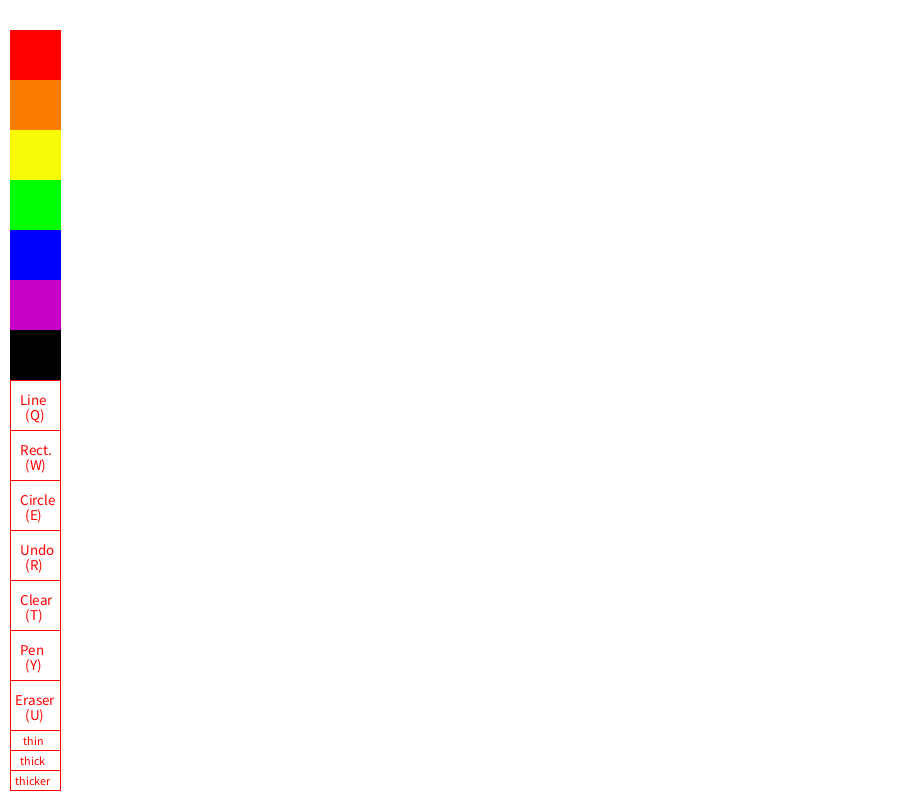
Frame 1 (no input)
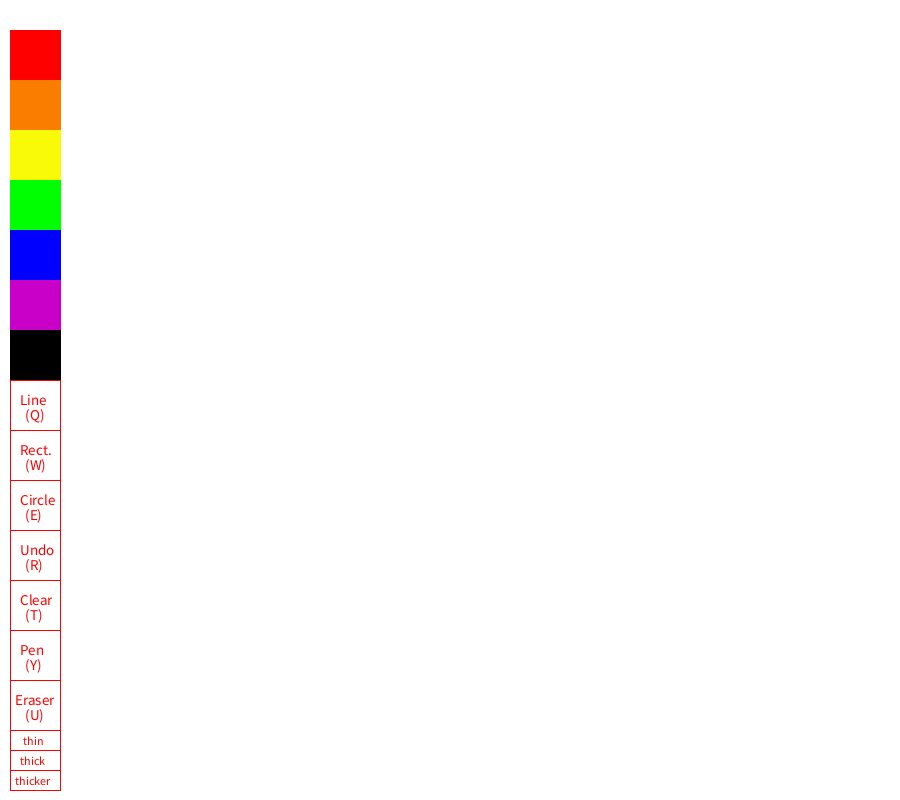
Frame 60 (the mouse pressed at the canvas centre just before this capture)
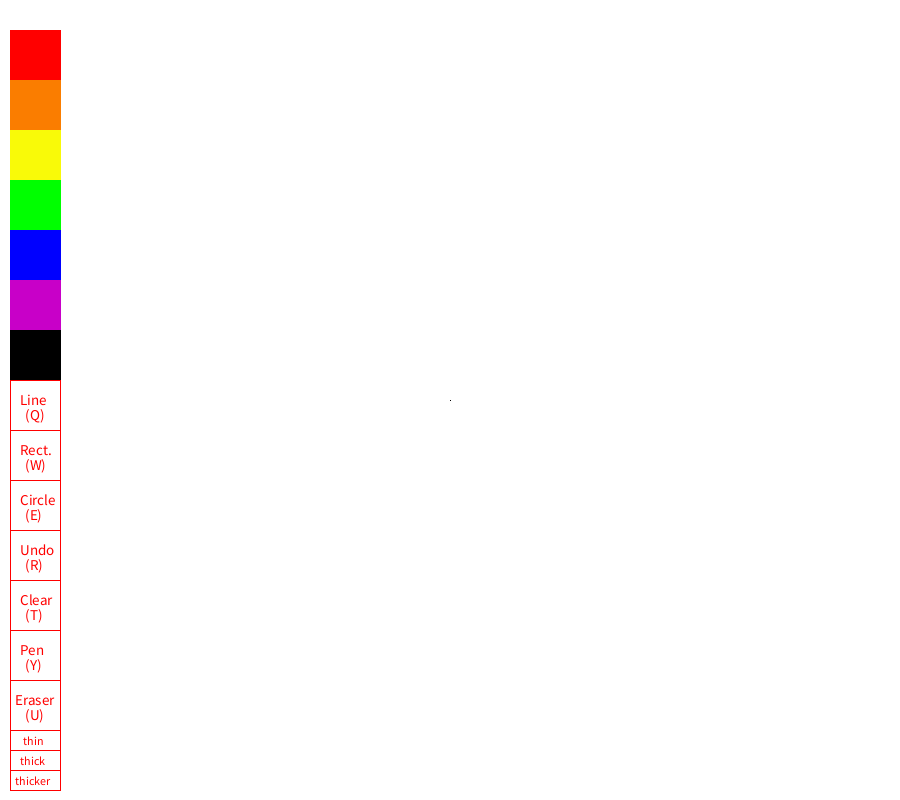
Frame 120 (the mouse held since frame 60 and released just before this capture)

The Processing sketch that drew these frames (run headless with seeded random() and noise(); from frame 60 on, the mouse is pressed at the canvas centre):

// Processing sketch: paint_program
// ── paint_program.pde

/* Nicole Profit Pd. 3 */

paint program;


void setup(){
  size(900,800);
  program = new paint();
}

void draw(){
  
  background(255);
  program.draw();
  
}
void mousePressed(){
  program.createShape();
  program.Buttons();
 
}
void mouseReleased(){
}
void mouseDragged(){
  program.update();
}
void keyPressed(){
  program.keyPressed();
}



// ── Circle.pde
class Circle implements DrawableObject{
  
  int x;
  int y;
  float radius;
  int red;
  int green; 
  int blue;
 
  
  Circle(int startx, int starty, int r, int g, int b){
    x=startx;
    y=starty;
    red = r;
    green = g;
    blue = b;
   
  }
  
  void draw(){
    fill(red, green, blue);
    ellipse(x, y, radius*2, radius*2);
  }
  void update(){
  
      radius=sqrt(pow((x-60),2)+pow((y-mouseY),2));
  }
  
}

// ── DrawableObject.pde



interface DrawableObject{
  void draw();
  void update();
}

// ── Eraser.pde
class Eraser implements DrawableObject{
  
  int x;
  int y;
  int rad;
 
  
  Eraser(int startx, int starty, int radius){
    x=startx;
    y=starty;
    rad=radius;
  }
  
  void draw(){
    stroke(255);
    fill(255);
    rect(x, y, rad,rad);
    stroke(0);
    fill(0);
    
  }
  void update(){
    x=mouseX;
    y=mouseY;
  }
  
}

// ── Line.pde
class Line implements DrawableObject{
  
  int x;
  int y;
  int endx;
  int endy;
  int red; 
  int green;
  int blue;
 
  
  Line(int startx, int starty, int r, int g, int b){
    x=startx;
    y=starty;
    endx=startx;
    endy=starty;
    red=r;
    green=g;
    blue=b;
    
  }
  
  void draw(){
    stroke(red,green,blue);
    line(x, y, endx, endy);
  }
  void update(){
  
    endx=mouseX;
    endy=mouseY;
  
  }
  
}



// ── Pen.pde
class Pen implements DrawableObject{
  
  int x;
  int y;
  int red;
  int green;
  int blue;
  int rad;
 
  
  Pen(int startx, int starty, int r, int g, int b, int radius){
    x=startx;
    y=starty;
    red=r;
    green=g;
    blue=b;
    rad=radius;
  }
  
  void draw(){
    stroke(red,green,blue);
    fill(red,green,blue);
    ellipse(x, y, rad,rad);
    
  }
  void update(){
    x=mouseX;
    y=mouseY;
  }
  
}

// ── Rectangle.pde
class Rectangle implements DrawableObject{
  int x;
  int y;
  int endx;
  int endy;
  int red;
  int green;
  int blue;
  
  Rectangle(int startx, int starty, int r, int g, int b){
    x=startx;
    y=starty;
    endx=startx;
    endy=starty;
    red=r;
    blue=b;
    green=g;
  }
  
  void draw(){
    stroke(red,green,blue);
    fill(red,green,blue);
    rect(x, y, endx-x, endy-y);
  }
  void update(){
  
    endx=mouseX;
    endy=mouseY;
  
  }
}
  

// ── paint.pde
class paint {
  ArrayList<DrawableObject> shapes;
  DrawableObject l;
  DrawableObject r;
  DrawableObject c;
  DrawableObject p;
  DrawableObject e;
  int mode;
  int clear;
  int undo;
  int colormode; 
  int x;
  int y;
  int red;
  int g;
  int b;
  int radius;

  paint() {
    shapes = new ArrayList();
    x=10;
    mode=1;
    clear=0;
    undo=0;
    y=30;
    colormode=7;
    radius=50;
  }

  void keyPressed() {
    if (keyPressed) {
      if (key == 'q' || key=='Q') {
        mode=1;
      }
    }
    if (keyPressed) {
      if (key == 'w' || key=='W') {
        mode=2;
      }
    }
    if (keyPressed) {
      if (key == 'e' || key=='E') {
        mode=3;
      }
    }
    if (keyPressed && shapes.size()>0) {
      if (key == 'r' || key=='R') {
        undo=1;
      }
    }
    if (keyPressed) {
      if (key == 't' || key=='T') {
        clear=1;
      }
    }
    if (keyPressed) {
      if (key == 'y' || key=='Y') {
        mode=4;
      }
    }
    if (keyPressed) {
      if (key == 'u' || key=='U') {
        mode=5;
      }
    }
  }


  void draw() {
    stroke(red, g, b);
    fill(red, g, b);
    for (DrawableObject l: shapes) {
      l.draw();
    }
    for (DrawableObject r: shapes) {
      r.draw();
    }
    for (DrawableObject p: shapes) {
      p.draw();
    }
    for (DrawableObject e: shapes) {
      e.draw();
    }
    for (DrawableObject c: shapes) {
      c.draw();
    }
    if (clear==1) {
      shapes.clear();
      clear=0;
    }
    if (undo==1 && shapes.size()>0) {
      shapes.remove(shapes.size()-1);
      undo=0;
    }

    for (DrawableObject e: shapes) {
      e.draw();
    }

    stroke(255, 0, 0);//red
    fill(255, 0, 0);
    rect(x, y, 50, 50);
    stroke(250, 125, 0);//orange
    fill(250, 125, 0);
    rect(x, y+50, 50, 50);
    stroke(249, 250, 8);//yellow
    fill(249, 250, 8);
    rect(x, y+100, 50, 50);
    stroke(0, 255, 0);
    fill(0, 255, 0);
    rect(x, y+150, 50, 50);//green
    stroke(0, 0, 255);
    fill(0, 0, 255);
    rect(x, y+200, 50, 50);//blue
    stroke(200, 0, 200);
    fill(200, 0, 200);
    rect(x, y+250, 50, 50);//purple
    stroke(0);
    fill(0);
    rect(x, y+300, 50, 50);
    stroke(255, 0, 0);
    fill(255);


    rect(x, y+350, 50, 50); //buttons
    rect(x, y+400, 50, 50);
    rect(x, y+450, 50, 50);
    rect(x, y+500, 50, 50);
    rect(x, y+550, 50, 50);
    rect(x, y+600, 50, 50);
    rect(x, y+650, 50, 50);
    fill(255, 0, 0);
    textSize(15);
    text("Line", 20, 385+20);
    text("(Q)", 25, 400+20);
    text("Rect.", 20, 385+50+20);
    text("(W)", 25, 400+50+20);
    text("Circle", 20, 385+100+20);
    text("(E)", 25, 400+100+20);
    text("Clear", 20, 385+200+20);
    text("(T)", 25, 400+200+20);
    text("Undo", 20, 385+150+20);
    text("(R)", 25, 400+150+20);
    text("Pen", 20, 385+250+20);
    text("(Y)", 25, 400+250+20);
    text("Eraser", 15, 385+300+20);
    text("(U)", 25, 400+300+20);
    stroke(255,0,0);
    fill(255);
    rect(x,y+700,50,20);
    rect(x,y+720,50,20);
    rect(x,y+740,50,20);
    textSize(12);
    fill(255,0,0);
    text("thin", 23, 745);
    text("thick", 20, 765);
    text("thicker", 15,785);


    if (colormode==1) {
      red=255;
      g=0;
      b=0;
    }
    if (colormode==2) {
      red=250;
      b=0;
      g=125;
    }
    if (colormode==3) {
      red=249;
      g=250;
      b=8;
    }
    if (colormode==4) {
      red=0;
      b=0;
      g=255;
    }
    if (colormode==5) {
      red=0;
      b=255;
      g=0;
    }
    if (colormode==6) {
      red=200;
      b=200;
      g=0;
    }
    if (colormode==7) {
      red=0;
      b=0;
      g=0;
    }
  }


  void createShape() {

    if (mode==1 && mouseX>60) {
      shapes.add(new Line(mouseX, mouseY, red, g, b));
    }
    if (mode==2 && mouseX>60 ) {
      shapes.add(new Rectangle(mouseX, mouseY, red, g, b));
    }
    if (mode==3 && mouseX>60) {
      shapes.add(new Circle(mouseX, mouseY, red, g, b));
    }
  }

  void Buttons() {
    if ((x<=mouseX && mouseX<=60) && (y+20-20<=mouseY && mouseY<y+70-20)) {
      colormode = 1;
    }
    if ((x<=mouseX && mouseX<=60) && (y+70-20<=mouseY && mouseY<y+120-20)) {
      colormode =2;
    } 
    if ((x<=mouseX && mouseX<=60) && (y+120-20<=mouseY && mouseY<y+170-20)) {
      colormode=3;
    } 
    if ((x<=mouseX && mouseX<=60) && (y+170-20<=mouseY && mouseY<y+220-20)) {
      colormode=4;
    } 
    if ((x<=mouseX && mouseX<=60) && (y+220-20<=mouseY && mouseY<y+270-20)) {
      colormode=5;
    }
    if ((x<=mouseX && mouseX<=60) && (y+270-20<=mouseY && mouseY<y+320-20)) {
      colormode=6;
    }
    if ((x<=mouseX && mouseX<=60) && (y+320-20<=mouseY && mouseY<y+370-20)) {
      colormode=7;
    }



    if ((x<=mouseX && mouseX<=60) && (y+370-20<=mouseY && mouseY<y+420-20)) {
      mode=1;
    }
    if ((x<=mouseX && mouseX<=60) && (y+420-20<=mouseY && mouseY<y+470-20)) {
      mode=2;
    }
    if ((x<=mouseX && mouseX<=60) && (y+470-20<=mouseY && mouseY<y+520-20)) {
      mode=3;
    }
    if ((x<=mouseX && mouseX<=60) && (y+520-20<=mouseY && mouseY<y+570-20) && shapes.size()>0) {
      undo=1;
    }
    if ((x<=mouseX && mouseX<=60) && (y+570-20<=mouseY && mouseY<y+620-20)) {
      clear=1;
    }
    if ((x<=mouseX && mouseX<=60) && (y+620-20<=mouseY && mouseY<y+670-20)) {
      mode=4;
    }
    if ((x<=mouseX && mouseX<=60) && (y+670-20<=mouseY && mouseY<y+730-20)) {
      mode=5;
   
    }
     if ((x<=mouseX && mouseX<=60) && (y+730-20<=mouseY && mouseY<y+750-20)) {
      radius=10;
    
    }
     if ((x<=mouseX && mouseX<=60) && (y+750-20<=mouseY && mouseY<y+770-20)) {
      radius=30;
    }
     if ((x<=mouseX && mouseX<=60) && (y+770-20<=mouseY && mouseY<y+790-20)) {
      radius=50;
    }
  }

  void update() {
    if (mode!=4 && mode!=5 && shapes.size()>0 && mouseX>60) {
      shapes.get(shapes.size()-1).update();
    }

    if (mode==4 && mouseX>60 ) {
      shapes.add(new Pen(mouseX, mouseY, red, g, b, radius));
    }
    if (mode==5 && mouseX>60 ) {
      shapes.add(new Eraser(mouseX, mouseY, radius));
    }
  }
}
